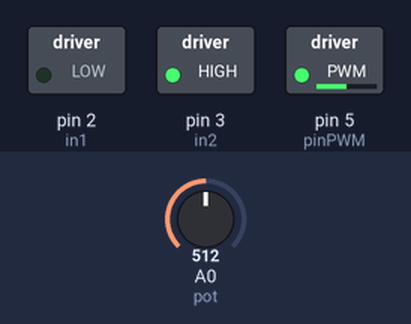
A sketch run on a simulated Arduino Uno, built with avr-gcc and run on an emulated ATmega328P. Parts: switched loads named in the sketch (green lamp = pin HIGH). The inputs (shaded band) are chosen by the test bench; at power-on: A0 (pot) = 512.

Above: at 1.2 s.
1.3 s: A0 (pot) set to 716
At 2.3 s:
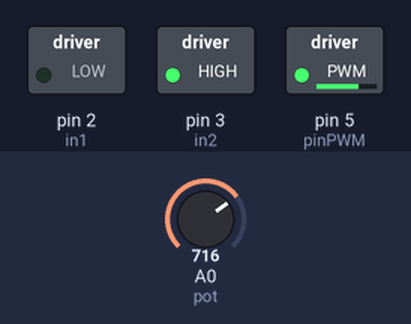
2.8 s: A0 (pot) set to 900
At 3.4 s:
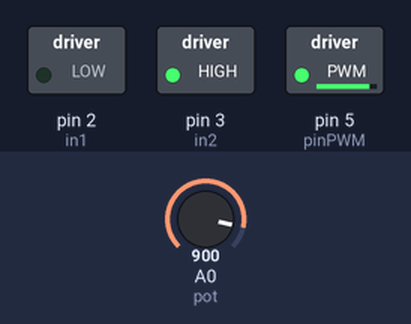
4.3 s: A0 (pot) set to 122
At 4.6 s:
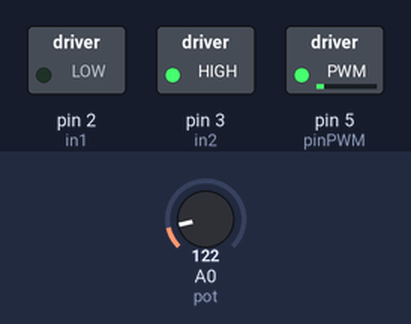
5.8 s: A0 (pot) set to 0
At 6.9 s:
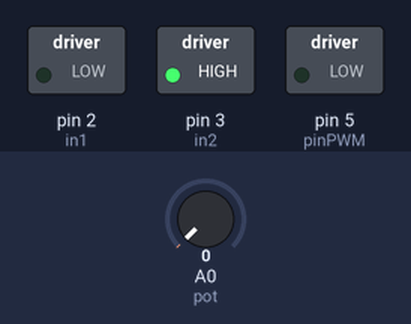
7.3 s: A0 (pot) set to 511
At 8.1 s:
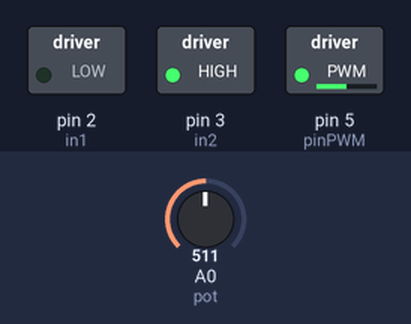
Timing chart, 0 to 9.8 s (numbered marks = the images above; inputs shaded):
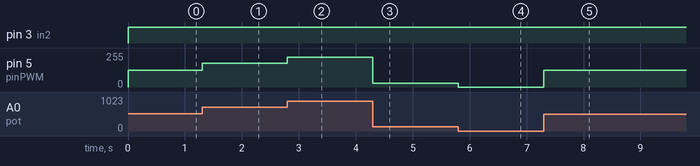

Measured:
- after the input at 1.3 s, pin 5 (pinPWM): 127/255 → 178/255 at once
- after the input at 2.8 s, pin 5 (pinPWM): 178/255 → 224/255 at once
- after the input at 4.3 s, pin 5 (pinPWM): 224/255 → 30/255 at once
- after the input at 5.8 s, pin 5 (pinPWM): 30/255 → 0/255 at once
- after the input at 7.3 s, pin 5 (pinPWM): 0/255 → 127/255 at once

The sketch:

motor.ino
```cpp
int in1=2;
int in2=3;
int pinPWM=5;
int velocidad;
int pot=A0;
int valorPot;

void setup() {
  // put your setup code here, to run once:
  pinMode(in1,OUTPUT);
  pinMode(in2,OUTPUT);
}

void loop() {
  // put your main code here, to run repeatedly:
  digitalWrite(in1,LOW);
  digitalWrite(in2,HIGH);
  valorPot=analogRead(pot);

  velocidad=map(valorPot,0,1023,0,255);
  analogWrite(pinPWM,velocidad);
}
```
